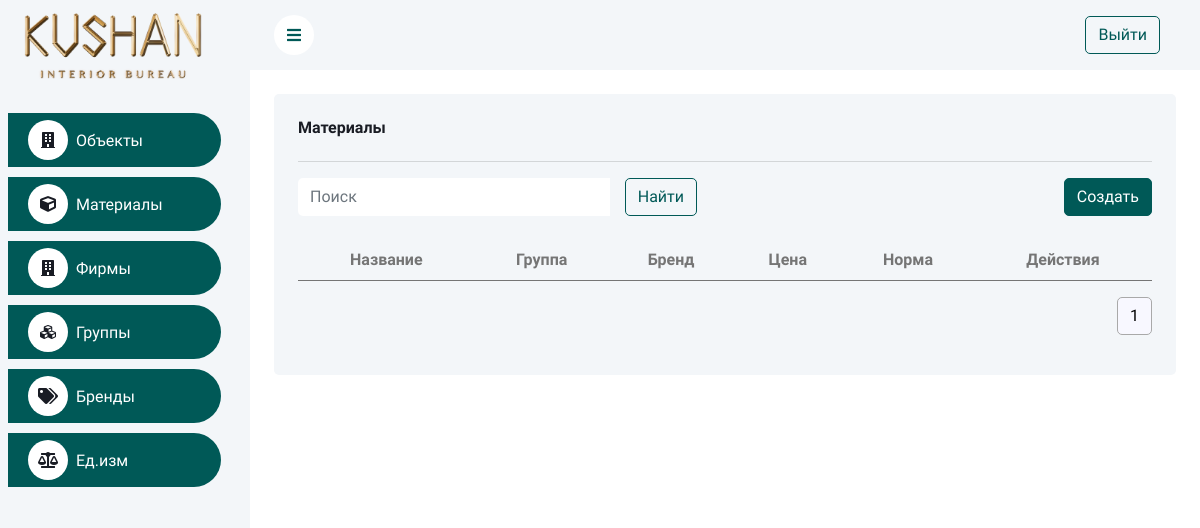
The page /materials/ on the database as committed earlier.
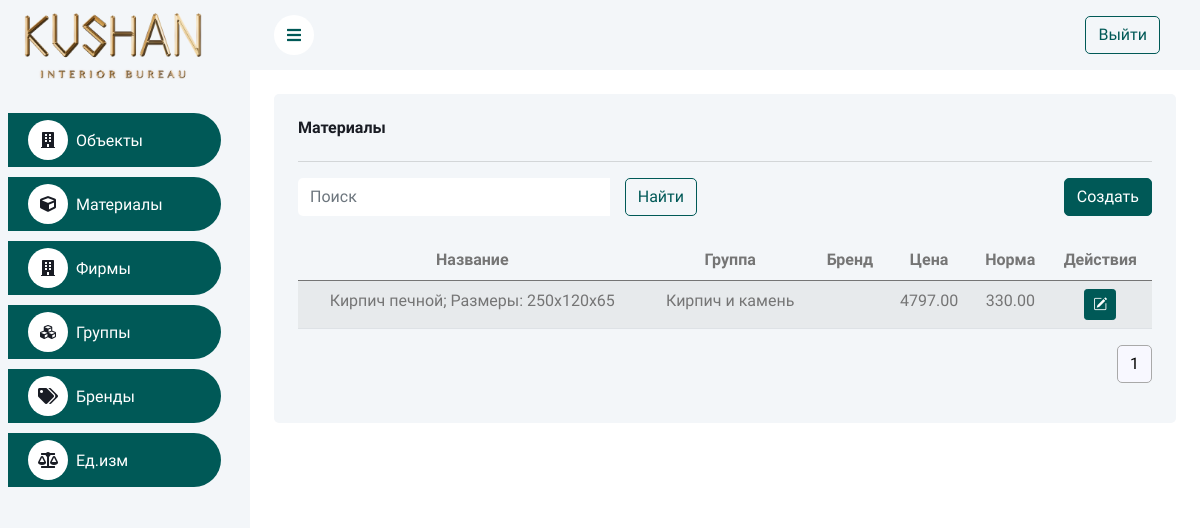
The same page on the database as committed later.
### info/models.py (models this page shows, shortened)
class Material(models.Model):
	name = models.CharField(max_length=150, unique=True)
	group = models.ForeignKey(Group, on_delete=models.CASCADE)
	brand = models.ForeignKey(Brand, on_delete=models.CASCADE)
	unit = models.ForeignKey(Unit, on_delete=models.CASCADE)
	price = models.DecimalField(max_digits=10, decimal_places=2)
	norm = models.DecimalField(max_digits=10, decimal_places=2, null=True, blank=True)

class Group(models.Model):
	name = models.CharField(max_length=150, unique=True)
	def __str__(self):
		return str(self.name)

### info/views.py (the view)
# urls.py: path('materials/', MaterialListCreate.as_view(), name='material-list'),
class MaterialListCreate(BaseListCreateView):
	model = Material
	form_class = MaterialForm
	template_name = "material_list_create.html"
	redirect_url = "material-list"

### info/models.py (called while the page is built)
	def __str__(self):
		return str(self.name)

	def __str__(self):
		return str(self.name)

### shared/views.py (called while the page is built)
	@staticmethod
	def apply_pagination_and_search(queryset, request):
		search_query = request.GET.get('search')
		if search_query:
			search_query = search_query.strip()
			queryset = queryset.filter(Q(name__icontains=search_query))
		page_size = request.GET.get("page_size", 12)
		paginator = Paginator(queryset, page_size)
		page_num = request.GET.get("page", 1)
		page_obj = paginator.get_page(page_num)
		return page_obj

	def get_queryset(self):
		return self.model.objects.all()

	def get_form(self):
		return self.form_class

	def get_template_name(self):
		return self.template_name

	def get(self, request):
		items = self.get_queryset()
		page_obj = self.apply_pagination_and_search(items, request)
		context = {
			'items': page_obj,
			'form': self.get_form(),
		}
		return render(request, self.get_template_name(), context)

### templates/material_list_create.html (shortened to what this page needs)
{% extends 'base.html' %}
{% load static %}
{% block content %}
    <div class="container-fluid pt-4 px-4">
        <div class="row g-4">
            <div class="col-sm-12">
                <div class="bg-light rounded h-100 p-4">
                    <h6 class="mb-4">Материалы</h6>
                    <hr>
                    <div class="row mb-2">
                        <div class="col-md-6">
                            {% include 'search_form.html' %}
                        </div>
                        <div class="col-md-6 text-end">
                            <button type="button" class="btn btn-primary" id="openCreateModalBtn"
                                    data-bs-toggle="modal" data-bs-target="#myModalCreate"
                                    data-action-url="{% url 'unit-list' %}">Создать
                            </button>
                        </div>
                    </div>
                    <div class="table-responsive">
                        <table class="table table-striped">
                            <thead>
                            <tr class="text-center">
                                <th scope="col">Название</th>
                                <th scope="col">Группа</th>
                                <th scope="col">Бренд</th>
                                <th scope="col">Цена</th>
                                <th scope="col">Норма</th>
                                <th scope="col">Действия</th>
                            </tr>
                            </thead>
                            <tbody>
                            {% for material in items %}
                                <tr class="text-center">
                                    <td>{{ material.name }}</td>
                                    <td>{{ material.group }}</td>
                                    <td>{{ material.brend }}</td>
                                    <td>{{ material.price }}</td>
                                    <td>{{ material.norm }}</td>
                                    <td>
                                        <a href="" type="button" class="btn btn-primary btn-sm"><i
                                                class="bi bi-pencil-square"></i></a>
                                    </td>
                                </tr>
                            {% endfor %}
                            </tbody>
                        </table>
                    </div>
                    {% include 'pagination.html' with items=items %}
                </div>
            </div>
        </div>
    </div>
{% endblock %}

Rows that differ between the two databases and show on the page:
added Material: name "Кирпич печной; Размеры: 250х120х65", group "Кирпич и камень", price "4797.00", norm "330.00"
